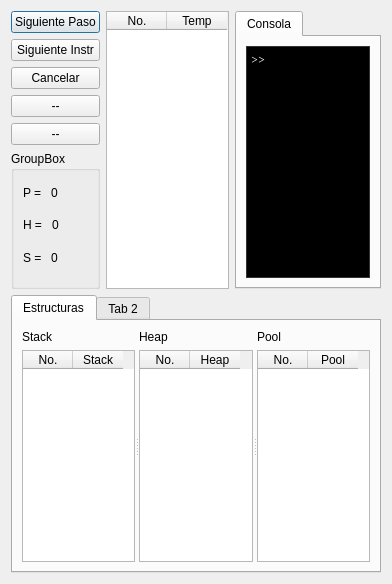
<?xml version="1.0" encoding="UTF-8"?>
<ui version="4.0">
 <class>debug3d</class>
 <widget class="QDialog" name="debug3d">
  <property name="geometry">
   <rect>
    <x>0</x>
    <y>0</y>
    <width>392</width>
    <height>584</height>
   </rect>
  </property>
  <property name="windowTitle">
   <string>Dialog</string>
  </property>
  <layout class="QVBoxLayout" name="verticalLayout_2">
   <item>
    <layout class="QHBoxLayout" name="horizontalLayout">
     <item>
      <layout class="QVBoxLayout" name="verticalLayout">
       <item>
        <widget class="QPushButton" name="btnSiguientePaso">
         <property name="text">
          <string>Siguiente Paso</string>
         </property>
        </widget>
       </item>
       <item>
        <widget class="QPushButton" name="btnSiguienteInstruct">
         <property name="text">
          <string>Siguiente Instr</string>
         </property>
        </widget>
       </item>
       <item>
        <widget class="QPushButton" name="btnCancelar">
         <property name="text">
          <string>Cancelar</string>
         </property>
        </widget>
       </item>
       <item>
        <widget class="QPushButton" name="pushButton_4">
         <property name="text">
          <string>--</string>
         </property>
        </widget>
       </item>
       <item>
        <widget class="QPushButton" name="pushButton_5">
         <property name="text">
          <string>--</string>
         </property>
        </widget>
       </item>
       <item>
        <widget class="QGroupBox" name="groupBox">
         <property name="title">
          <string>GroupBox</string>
         </property>
         <widget class="QWidget" name="layoutWidget">
          <property name="geometry">
           <rect>
            <x>12</x>
            <y>32</y>
            <width>44</width>
            <height>19</height>
           </rect>
          </property>
          <layout class="QHBoxLayout" name="horizontalLayout_2">
           <item>
            <widget class="QLabel" name="label_4">
             <property name="text">
              <string>P = </string>
             </property>
            </widget>
           </item>
           <item>
            <widget class="QLabel" name="txtStack">
             <property name="text">
              <string>0</string>
             </property>
            </widget>
           </item>
          </layout>
         </widget>
         <widget class="QWidget" name="layoutWidget">
          <property name="geometry">
           <rect>
            <x>12</x>
            <y>64</y>
            <width>46</width>
            <height>19</height>
           </rect>
          </property>
          <layout class="QHBoxLayout" name="horizontalLayout_3">
           <item>
            <widget class="QLabel" name="label_5">
             <property name="text">
              <string>H = </string>
             </property>
            </widget>
           </item>
           <item>
            <widget class="QLabel" name="txtHeap">
             <property name="text">
              <string>0</string>
             </property>
            </widget>
           </item>
          </layout>
         </widget>
         <widget class="QWidget" name="layoutWidget">
          <property name="geometry">
           <rect>
            <x>12</x>
            <y>97</y>
            <width>45</width>
            <height>19</height>
           </rect>
          </property>
          <layout class="QHBoxLayout" name="horizontalLayout_4">
           <item>
            <widget class="QLabel" name="label_6">
             <property name="text">
              <string>S = </string>
             </property>
            </widget>
           </item>
           <item>
            <widget class="QLabel" name="txtPool">
             <property name="text">
              <string>0</string>
             </property>
            </widget>
           </item>
          </layout>
         </widget>
        </widget>
       </item>
      </layout>
     </item>
     <item>
      <widget class="QTableWidget" name="tablaTemporales">
       <attribute name="horizontalHeaderDefaultSectionSize">
        <number>60</number>
       </attribute>
       <attribute name="verticalHeaderVisible">
        <bool>false</bool>
       </attribute>
       <column>
        <property name="text">
         <string>No.</string>
        </property>
       </column>
       <column>
        <property name="text">
         <string>Temp</string>
        </property>
       </column>
      </widget>
     </item>
     <item>
      <widget class="QTabWidget" name="tabWidget_2">
       <property name="currentIndex">
        <number>0</number>
       </property>
       <widget class="QWidget" name="tab_4">
        <attribute name="title">
         <string>Consola</string>
        </attribute>
        <layout class="QVBoxLayout" name="verticalLayout_7">
         <item>
          <widget class="QPlainTextEdit" name="txtConsolaSalida2">
           <property name="palette">
            <palette>
             <active>
              <colorrole role="WindowText">
               <brush brushstyle="SolidPattern">
                <color alpha="255">
                 <red>255</red>
                 <green>255</green>
                 <blue>255</blue>
                </color>
               </brush>
              </colorrole>
              <colorrole role="Button">
               <brush brushstyle="SolidPattern">
                <color alpha="255">
                 <red>64</red>
                 <green>66</green>
                 <blue>68</blue>
                </color>
               </brush>
              </colorrole>
              <colorrole role="Light">
               <brush brushstyle="SolidPattern">
                <color alpha="255">
                 <red>96</red>
                 <green>99</green>
                 <blue>102</blue>
                </color>
               </brush>
              </colorrole>
              <colorrole role="Midlight">
               <brush brushstyle="SolidPattern">
                <color alpha="255">
                 <red>80</red>
                 <green>82</green>
                 <blue>85</blue>
                </color>
               </brush>
              </colorrole>
              <colorrole role="Dark">
               <brush brushstyle="SolidPattern">
                <color alpha="255">
                 <red>32</red>
                 <green>33</green>
                 <blue>34</blue>
                </color>
               </brush>
              </colorrole>
              <colorrole role="Mid">
               <brush brushstyle="SolidPattern">
                <color alpha="255">
                 <red>42</red>
                 <green>44</green>
                 <blue>45</blue>
                </color>
               </brush>
              </colorrole>
              <colorrole role="Text">
               <brush brushstyle="SolidPattern">
                <color alpha="255">
                 <red>255</red>
                 <green>255</green>
                 <blue>255</blue>
                </color>
               </brush>
              </colorrole>
              <colorrole role="BrightText">
               <brush brushstyle="SolidPattern">
                <color alpha="255">
                 <red>255</red>
                 <green>255</green>
                 <blue>255</blue>
                </color>
               </brush>
              </colorrole>
              <colorrole role="ButtonText">
               <brush brushstyle="SolidPattern">
                <color alpha="255">
                 <red>255</red>
                 <green>255</green>
                 <blue>255</blue>
                </color>
               </brush>
              </colorrole>
              <colorrole role="Base">
               <brush brushstyle="SolidPattern">
                <color alpha="255">
                 <red>0</red>
                 <green>0</green>
                 <blue>0</blue>
                </color>
               </brush>
              </colorrole>
              <colorrole role="Window">
               <brush brushstyle="SolidPattern">
                <color alpha="255">
                 <red>64</red>
                 <green>66</green>
                 <blue>68</blue>
                </color>
               </brush>
              </colorrole>
              <colorrole role="Shadow">
               <brush brushstyle="SolidPattern">
                <color alpha="255">
                 <red>0</red>
                 <green>0</green>
                 <blue>0</blue>
                </color>
               </brush>
              </colorrole>
              <colorrole role="AlternateBase">
               <brush brushstyle="SolidPattern">
                <color alpha="255">
                 <red>32</red>
                 <green>33</green>
                 <blue>34</blue>
                </color>
               </brush>
              </colorrole>
              <colorrole role="ToolTipBase">
               <brush brushstyle="SolidPattern">
                <color alpha="255">
                 <red>255</red>
                 <green>255</green>
                 <blue>220</blue>
                </color>
               </brush>
              </colorrole>
              <colorrole role="ToolTipText">
               <brush brushstyle="SolidPattern">
                <color alpha="255">
                 <red>0</red>
                 <green>0</green>
                 <blue>0</blue>
                </color>
               </brush>
              </colorrole>
             </active>
             <inactive>
              <colorrole role="WindowText">
               <brush brushstyle="SolidPattern">
                <color alpha="255">
                 <red>255</red>
                 <green>255</green>
                 <blue>255</blue>
                </color>
               </brush>
              </colorrole>
              <colorrole role="Button">
               <brush brushstyle="SolidPattern">
                <color alpha="255">
                 <red>64</red>
                 <green>66</green>
                 <blue>68</blue>
                </color>
               </brush>
              </colorrole>
              <colorrole role="Light">
               <brush brushstyle="SolidPattern">
                <color alpha="255">
                 <red>96</red>
                 <green>99</green>
                 <blue>102</blue>
                </color>
               </brush>
              </colorrole>
              <colorrole role="Midlight">
               <brush brushstyle="SolidPattern">
                <color alpha="255">
                 <red>80</red>
                 <green>82</green>
                 <blue>85</blue>
                </color>
               </brush>
              </colorrole>
              <colorrole role="Dark">
               <brush brushstyle="SolidPattern">
                <color alpha="255">
                 <red>32</red>
                 <green>33</green>
                 <blue>34</blue>
                </color>
               </brush>
              </colorrole>
              <colorrole role="Mid">
               <brush brushstyle="SolidPattern">
                <color alpha="255">
                 <red>42</red>
                 <green>44</green>
                 <blue>45</blue>
                </color>
               </brush>
              </colorrole>
              <colorrole role="Text">
               <brush brushstyle="SolidPattern">
                <color alpha="255">
                 <red>255</red>
                 <green>255</green>
                 <blue>255</blue>
                </color>
               </brush>
              </colorrole>
              <colorrole role="BrightText">
               <brush brushstyle="SolidPattern">
                <color alpha="255">
                 <red>255</red>
                 <green>255</green>
                 <blue>255</blue>
                </color>
               </brush>
              </colorrole>
              <colorrole role="ButtonText">
               <brush brushstyle="SolidPattern">
                <color alpha="255">
                 <red>255</red>
                 <green>255</green>
                 <blue>255</blue>
                </color>
               </brush>
              </colorrole>
              <colorrole role="Base">
               <brush brushstyle="SolidPattern">
                <color alpha="255">
                 <red>0</red>
                 <green>0</green>
                 <blue>0</blue>
                </color>
               </brush>
              </colorrole>
              <colorrole role="Window">
               <brush brushstyle="SolidPattern">
                <color alpha="255">
                 <red>64</red>
                 <green>66</green>
                 <blue>68</blue>
                </color>
               </brush>
              </colorrole>
              <colorrole role="Shadow">
               <brush brushstyle="SolidPattern">
                <color alpha="255">
                 <red>0</red>
                 <green>0</green>
                 <blue>0</blue>
                </color>
               </brush>
              </colorrole>
              <colorrole role="AlternateBase">
               <brush brushstyle="SolidPattern">
                <color alpha="255">
                 <red>32</red>
                 <green>33</green>
                 <blue>34</blue>
                </color>
               </brush>
              </colorrole>
              <colorrole role="ToolTipBase">
               <brush brushstyle="SolidPattern">
                <color alpha="255">
                 <red>255</red>
                 <green>255</green>
                 <blue>220</blue>
                </color>
               </brush>
              </colorrole>
              <colorrole role="ToolTipText">
               <brush brushstyle="SolidPattern">
                <color alpha="255">
                 <red>0</red>
                 <green>0</green>
                 <blue>0</blue>
                </color>
               </brush>
              </colorrole>
             </inactive>
             <disabled>
              <colorrole role="WindowText">
               <brush brushstyle="SolidPattern">
                <color alpha="255">
                 <red>32</red>
                 <green>33</green>
                 <blue>34</blue>
                </color>
               </brush>
              </colorrole>
              <colorrole role="Button">
               <brush brushstyle="SolidPattern">
                <color alpha="255">
                 <red>64</red>
                 <green>66</green>
                 <blue>68</blue>
                </color>
               </brush>
              </colorrole>
              <colorrole role="Light">
               <brush brushstyle="SolidPattern">
                <color alpha="255">
                 <red>96</red>
                 <green>99</green>
                 <blue>102</blue>
                </color>
               </brush>
              </colorrole>
              <colorrole role="Midlight">
               <brush brushstyle="SolidPattern">
                <color alpha="255">
                 <red>80</red>
                 <green>82</green>
                 <blue>85</blue>
                </color>
               </brush>
              </colorrole>
              <colorrole role="Dark">
               <brush brushstyle="SolidPattern">
                <color alpha="255">
                 <red>32</red>
                 <green>33</green>
                 <blue>34</blue>
                </color>
               </brush>
              </colorrole>
              <colorrole role="Mid">
               <brush brushstyle="SolidPattern">
                <color alpha="255">
                 <red>42</red>
                 <green>44</green>
                 <blue>45</blue>
                </color>
               </brush>
              </colorrole>
              <colorrole role="Text">
               <brush brushstyle="SolidPattern">
                <color alpha="255">
                 <red>32</red>
                 <green>33</green>
                 <blue>34</blue>
                </color>
               </brush>
              </colorrole>
              <colorrole role="BrightText">
               <brush brushstyle="SolidPattern">
                <color alpha="255">
                 <red>255</red>
                 <green>255</green>
                 <blue>255</blue>
                </color>
               </brush>
              </colorrole>
              <colorrole role="ButtonText">
               <brush brushstyle="SolidPattern">
                <color alpha="255">
                 <red>32</red>
                 <green>33</green>
                 <blue>34</blue>
                </color>
               </brush>
              </colorrole>
              <colorrole role="Base">
               <brush brushstyle="SolidPattern">
                <color alpha="255">
                 <red>64</red>
                 <green>66</green>
                 <blue>68</blue>
                </color>
               </brush>
              </colorrole>
              <colorrole role="Window">
               <brush brushstyle="SolidPattern">
                <color alpha="255">
                 <red>64</red>
                 <green>66</green>
                 <blue>68</blue>
                </color>
               </brush>
              </colorrole>
              <colorrole role="Shadow">
               <brush brushstyle="SolidPattern">
                <color alpha="255">
                 <red>0</red>
                 <green>0</green>
                 <blue>0</blue>
                </color>
               </brush>
              </colorrole>
              <colorrole role="AlternateBase">
               <brush brushstyle="SolidPattern">
                <color alpha="255">
                 <red>64</red>
                 <green>66</green>
                 <blue>68</blue>
                </color>
               </brush>
              </colorrole>
              <colorrole role="ToolTipBase">
               <brush brushstyle="SolidPattern">
                <color alpha="255">
                 <red>255</red>
                 <green>255</green>
                 <blue>220</blue>
                </color>
               </brush>
              </colorrole>
              <colorrole role="ToolTipText">
               <brush brushstyle="SolidPattern">
                <color alpha="255">
                 <red>0</red>
                 <green>0</green>
                 <blue>0</blue>
                </color>
               </brush>
              </colorrole>
             </disabled>
            </palette>
           </property>
           <property name="font">
            <font>
             <family>Nimbus Mono L</family>
            </font>
           </property>
           <property name="plainText">
            <string>&gt;&gt;</string>
           </property>
          </widget>
         </item>
        </layout>
       </widget>
      </widget>
     </item>
    </layout>
   </item>
   <item>
    <widget class="QTabWidget" name="tabWidget">
     <property name="currentIndex">
      <number>0</number>
     </property>
     <widget class="QWidget" name="tab">
      <attribute name="title">
       <string>Estructuras</string>
      </attribute>
      <layout class="QVBoxLayout" name="verticalLayout_6">
       <item>
        <widget class="QSplitter" name="splitter">
         <property name="orientation">
          <enum>Qt::Horizontal</enum>
         </property>
         <widget class="QWidget" name="layoutWidget">
          <layout class="QVBoxLayout" name="verticalLayout_3">
           <item>
            <widget class="QLabel" name="label">
             <property name="text">
              <string>Stack</string>
             </property>
            </widget>
           </item>
           <item>
            <widget class="QTableWidget" name="tablaStack">
             <attribute name="horizontalHeaderDefaultSectionSize">
              <number>50</number>
             </attribute>
             <attribute name="verticalHeaderVisible">
              <bool>false</bool>
             </attribute>
             <column>
              <property name="text">
               <string>No.</string>
              </property>
             </column>
             <column>
              <property name="text">
               <string>Stack</string>
              </property>
             </column>
            </widget>
           </item>
          </layout>
         </widget>
         <widget class="QWidget" name="layoutWidget">
          <layout class="QVBoxLayout" name="verticalLayout_4">
           <item>
            <widget class="QLabel" name="label_2">
             <property name="text">
              <string>Heap</string>
             </property>
            </widget>
           </item>
           <item>
            <widget class="QTableWidget" name="tablaHeap">
             <attribute name="horizontalHeaderDefaultSectionSize">
              <number>50</number>
             </attribute>
             <attribute name="verticalHeaderVisible">
              <bool>false</bool>
             </attribute>
             <column>
              <property name="text">
               <string>No.</string>
              </property>
             </column>
             <column>
              <property name="text">
               <string>Heap</string>
              </property>
             </column>
            </widget>
           </item>
          </layout>
         </widget>
         <widget class="QWidget" name="layoutWidget">
          <layout class="QVBoxLayout" name="verticalLayout_5">
           <item>
            <widget class="QLabel" name="label_3">
             <property name="text">
              <string>Pool</string>
             </property>
            </widget>
           </item>
           <item>
            <widget class="QTableWidget" name="tablaPool">
             <attribute name="horizontalHeaderDefaultSectionSize">
              <number>50</number>
             </attribute>
             <attribute name="verticalHeaderVisible">
              <bool>false</bool>
             </attribute>
             <column>
              <property name="text">
               <string>No.</string>
              </property>
             </column>
             <column>
              <property name="text">
               <string>Pool</string>
              </property>
             </column>
            </widget>
           </item>
          </layout>
         </widget>
        </widget>
       </item>
      </layout>
     </widget>
     <widget class="QWidget" name="tab_2">
      <attribute name="title">
       <string>Tab 2</string>
      </attribute>
     </widget>
    </widget>
   </item>
  </layout>
 </widget>
 <resources/>
 <connections/>
</ui>
